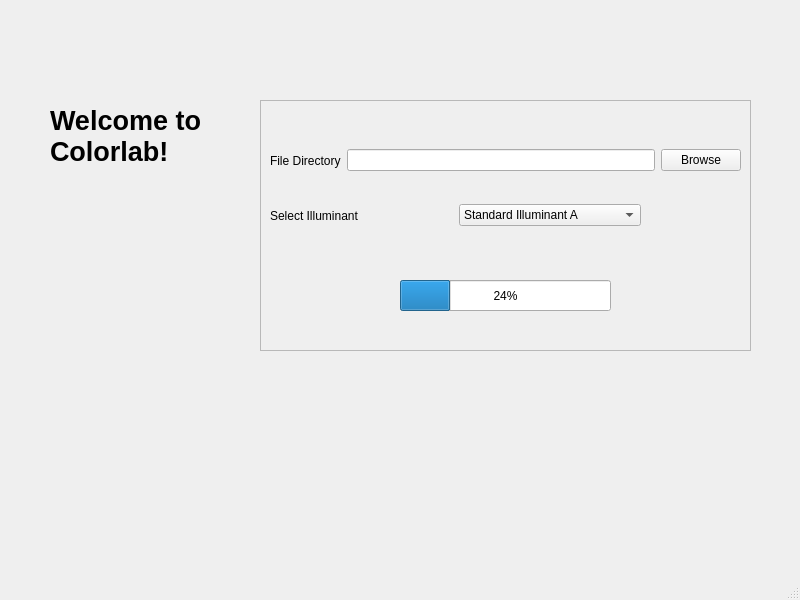
<?xml version="1.0" encoding="UTF-8"?>
<ui version="4.0">
 <class>MainWindow</class>
 <widget class="QMainWindow" name="MainWindow">
  <property name="geometry">
   <rect>
    <x>0</x>
    <y>0</y>
    <width>800</width>
    <height>600</height>
   </rect>
  </property>
  <property name="windowTitle">
   <string>MainWindow</string>
  </property>
  <widget class="QWidget" name="centralwidget">
   <widget class="QLabel" name="label">
    <property name="geometry">
     <rect>
      <x>50</x>
      <y>100</y>
      <width>251</width>
      <height>71</height>
     </rect>
    </property>
    <property name="font">
     <font>
      <pointsize>20</pointsize>
      <weight>75</weight>
      <bold>true</bold>
     </font>
    </property>
    <property name="text">
     <string>Welcome to Colorlab!</string>
    </property>
    <property name="wordWrap">
     <bool>true</bool>
    </property>
   </widget>
   <widget class="QFrame" name="frame">
    <property name="geometry">
     <rect>
      <x>260</x>
      <y>100</y>
      <width>491</width>
      <height>251</height>
     </rect>
    </property>
    <property name="frameShape">
     <enum>QFrame::StyledPanel</enum>
    </property>
    <property name="frameShadow">
     <enum>QFrame::Raised</enum>
    </property>
    <widget class="QProgressBar" name="progressBar">
     <property name="geometry">
      <rect>
       <x>140</x>
       <y>180</y>
       <width>211</width>
       <height>31</height>
      </rect>
     </property>
     <property name="value">
      <number>24</number>
     </property>
    </widget>
    <widget class="QWidget" name="">
     <property name="geometry">
      <rect>
       <x>10</x>
       <y>40</y>
       <width>471</width>
       <height>41</height>
      </rect>
     </property>
     <layout class="QHBoxLayout" name="horizontalLayout">
      <item>
       <widget class="QLabel" name="label_2">
        <property name="text">
         <string>File Directory</string>
        </property>
        <property name="wordWrap">
         <bool>false</bool>
        </property>
       </widget>
      </item>
      <item>
       <widget class="QLineEdit" name="lineEdit"/>
      </item>
      <item>
       <widget class="QPushButton" name="pushButton">
        <property name="text">
         <string>Browse</string>
        </property>
       </widget>
      </item>
     </layout>
    </widget>
    <widget class="QWidget" name="">
     <property name="geometry">
      <rect>
       <x>10</x>
       <y>100</y>
       <width>371</width>
       <height>31</height>
      </rect>
     </property>
     <layout class="QHBoxLayout" name="horizontalLayout_2">
      <item>
       <widget class="QLabel" name="label_3">
        <property name="text">
         <string>Select Illuminant</string>
        </property>
       </widget>
      </item>
      <item>
       <widget class="QComboBox" name="comboBox">
        <item>
         <property name="text">
          <string>Standard Illuminant A</string>
         </property>
        </item>
        <item>
         <property name="text">
          <string>Standard Illuminant D65</string>
         </property>
        </item>
        <item>
         <property name="text">
          <string>Illuminant C</string>
         </property>
        </item>
        <item>
         <property name="text">
          <string>Illuminant D50</string>
         </property>
        </item>
        <item>
         <property name="text">
          <string>Illuminant D55</string>
         </property>
        </item>
        <item>
         <property name="text">
          <string>Illuminant D75</string>
         </property>
        </item>
       </widget>
      </item>
     </layout>
    </widget>
   </widget>
  </widget>
  <widget class="QMenuBar" name="menubar">
   <property name="geometry">
    <rect>
     <x>0</x>
     <y>0</y>
     <width>800</width>
     <height>26</height>
    </rect>
   </property>
  </widget>
  <widget class="QStatusBar" name="statusbar"/>
 </widget>
 <resources/>
 <connections/>
</ui>
